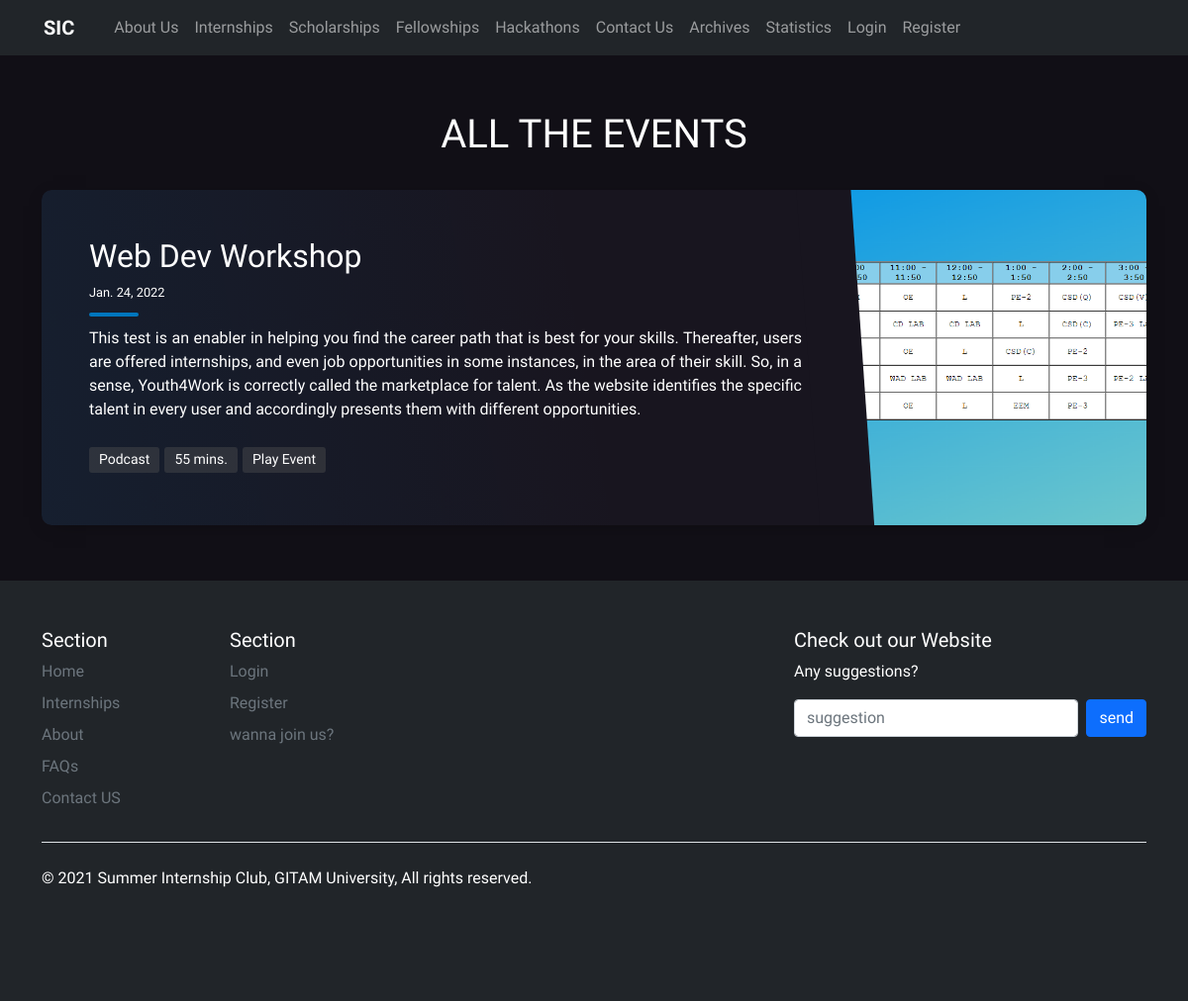
/events/Dheeraj/, run on the app's committed database.
### users/models.py (models this page shows, shortened)
class Event(models.Model):
    event_name = models.CharField(max_length=100, blank=False)
    description = models.TextField(blank=False)
    date = models.DateField(null=True)
    event_link = models.CharField(max_length=200)
    image = models.ImageField(upload_to='images/', blank=True, null=True)

### users/views.py (the view)
# urls.py: path('events/<username>/', user_views.events, name='events'),
def events(request, username):
    current_user = request.user
    context = {
        "user": current_user,
        "events": Event.objects.all()
    }
    return render(request, 'users/events.html', context)

### users/templates/users/events.html (shortened to what this page needs)
{% extends "page/base.html" %} {% block content %}
<section class="dark">
  <div class="container py-4">
    <h1 class="h1 text-center" id="pageHeaderTitle">All the Events</h1>
    {% for event in events %}
    <article class="postcard dark blue">
      <a class="postcard__img_link" href="#">
        <img
          class="postcard__img"
          src="{{ event.image.url }}"
          alt="Image Title"
        />
      </a>
      <div class="postcard__text">
        <h1 class="postcard__title blue">
          <a href="#">{{ event.event_name }}</a>
        </h1>
        <div class="postcard__subtitle small">
          <time datetime="2020-05-25 12:00:00">
            {{ event.date }}
          </time>
        </div>
        <div class="postcard__bar"></div>
        <div class="postcard__preview-txt">{{ event.description }}</div>
        <ul class="postcard__tagbox">
          <li class="tag__item">Podcast</li>
          <li class="tag__item">55 mins.</li>
          <li class="tag__item play blue">
            <a href=https://{{ event.event_link }}>Play Event</a>
          </li>
        </ul>
      </div>
    </article>
    {% endfor %}
  </div>
</section>
{% endblock content %}

### users/templates/users/events.html (style rules this page uses)
body { font-family: "Baloo 2", cursive; font-size: 16px; color: #ffffff; text-rendering: optimizeLegibility; font-weight: initial; }
.dark { background: #110f16; }
a, a:hover { text-decoration: none; transition: color 0.3s ease-in-out; }
#pageHeaderTitle { margin: 2rem 0; text-transform: uppercase; text-align: center; font-size: 2.5rem; }
.postcard { flex-wrap: wrap; display: flex; box-shadow: 0 4px 21px -12px rgba(0, 0, 0, 0.66); border-radius: 10px; margin: 0 0 2rem 0; overflow: hidden; position: relative; color: #ffffff; }
.postcard.dark { background-color: #18151f; }
.postcard a { color: inherit; }
.postcard h1, .postcard .h1 { margin-bottom: 0.5rem; font-weight: 500; line-height: 1.2; }
.postcard .small { font-size: 80%; }
.postcard .postcard__title { font-size: 1.75rem; }
.postcard .postcard__img { max-height: 180px; width: 100%; object-fit: cover; position: relative; }
.postcard .postcard__img_link { display: contents; }
.postcard .postcard__bar { width: 50px; height: 10px; margin: 10px 0; border-radius: 5px; background-color: #424242; transition: width 0.2s ease; }
.postcard .postcard__text { padding: 1.5rem; position: relative; display: flex; flex-direction: column; }
.postcard .postcard__preview-txt { overflow: hidden; text-overflow: ellipsis; text-align: justify; height: 100%; }
.postcard .postcard__tagbox { display: flex; flex-flow: row wrap; font-size: 14px; margin: 20px 0 0 0; padding: 0; justify-content: center; }
.postcard .postcard__tagbox .tag__item { display: inline-block; background: rgba(83, 83, 83, 0.4); border-radius: 3px; padding: 2.5px 10px; margin: 0 5px 5px 0; cursor: default; user-select: none; transition: background-color 0.3s; }
.postcard:before { content: ""; position: absolute; top: 0; right: 0; bottom: 0; left: 0; background-image: linear-gradient(-70deg, #424242, transparent 50%); opacity: 1; border-radius: 10px; }
@media screen and (min-width: 769px) { .postcard { flex-wrap: inherit; } }
@media screen and (min-width: 769px) { .postcard .postcard__title { font-size: 2rem; } }
@media screen and (min-width: 769px) { .postcard .postcard__tagbox { justify-content: start; } }
@media screen and (min-width: 769px) { .postcard .postcard__img { max-width: 300px; max-height: 100%; transition: transform 0.3s ease; } }
@media screen and (min-width: 769px) { .postcard .postcard__text { padding: 3rem; width: 100%; } }
@media screen and (min-width: 769px) { .postcard:nth-child(2n + 0) { flex-direction: row-reverse; } }
@media screen and (min-width: 769px) { .postcard:nth-child(2n + 0) .postcard__text::before { right: -12px !important; transform: rotate(-4deg); } }
@media screen and (min-width: 1024px) { .postcard__text { padding: 2rem 3.5rem; } }
@media screen and (min-width: 1024px) { .postcard__text:before { content: ""; position: absolute; display: block; top: -20%; height: 130%; width: 55px; } }
@media screen and (min-width: 1024px) { .postcard.dark .postcard__text:before { background: #18151f; } }
.blue .postcard__bar { background-color: #0076bd; }
.blue::before { background-image: linear-gradient( -30deg, rgba(0, 118, 189, 0.1), transparent 50% ); }
.blue:nth-child(2n)::before { background-image: linear-gradient( 30deg, rgba(0, 118, 189, 0.1), transparent 50% ); }
@media screen and (min-width: 769px) { .blue::before { background-image: linear-gradient( -80deg, rgba(0, 118, 189, 0.1), transparent 50% ); } }
@media screen and (min-width: 769px) { .blue:nth-child(2n)::before { background-image: linear-gradient( 80deg, rgba(0, 118, 189, 0.1), transparent 50% ); } }

### data on the page
Event: image (picture), event_name "Web Dev Workshop", date "Jan. 24, 2022", description "This test is an enabler in helping you find the career path that is best for your skills. Thereafter, users are offered internships, and even job opportunities in some instances, in the area of their skill. So, in a sense, Youth4Work is correctly called the marketplace for talent. As the website identifies the specific talent in every user and accordingly presents them with different opportunities."
